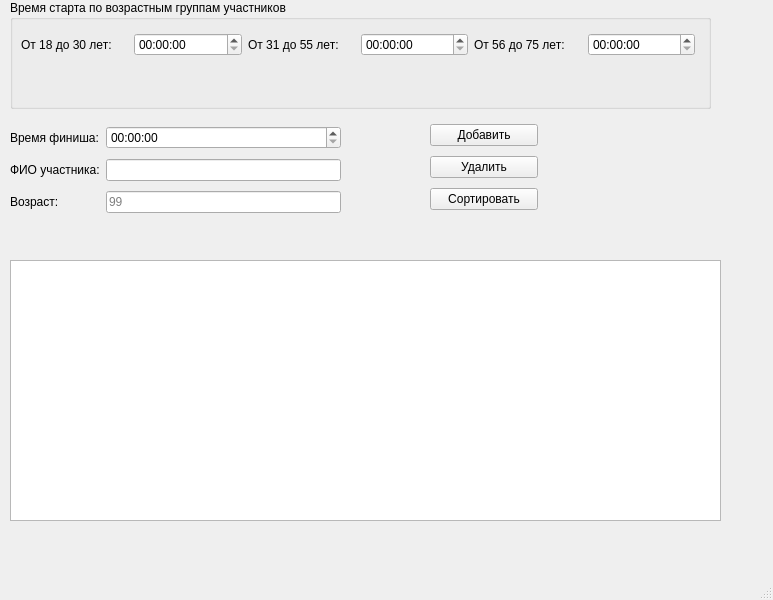
<?xml version="1.0" encoding="UTF-8"?>
<ui version="4.0">
 <class>MainWindow</class>
 <widget class="QMainWindow" name="MainWindow">
  <property name="geometry">
   <rect>
    <x>0</x>
    <y>0</y>
    <width>773</width>
    <height>600</height>
   </rect>
  </property>
  <property name="windowTitle">
   <string>Соревнования</string>
  </property>
  <widget class="QWidget" name="centralwidget">
   <widget class="QGroupBox" name="groupBox">
    <property name="geometry">
     <rect>
      <x>10</x>
      <y>0</y>
      <width>701</width>
      <height>109</height>
     </rect>
    </property>
    <property name="title">
     <string>Время старта по возрастным группам участников</string>
    </property>
    <widget class="QWidget" name="layoutWidget">
     <property name="geometry">
      <rect>
       <x>11</x>
       <y>30</y>
       <width>674</width>
       <height>30</height>
      </rect>
     </property>
     <layout class="QHBoxLayout" name="horizontalLayout">
      <item>
       <widget class="QLabel" name="label">
        <property name="text">
         <string>&lt;html&gt;&lt;head/&gt;&lt;body&gt;&lt;p&gt;От 18 до 30 лет:&lt;/p&gt;&lt;/body&gt;&lt;/html&gt;</string>
        </property>
       </widget>
      </item>
      <item>
       <widget class="QTimeEdit" name="time1830">
        <property name="displayFormat">
         <string>HH:mm:ss</string>
        </property>
       </widget>
      </item>
      <item>
       <widget class="QLabel" name="label_2">
        <property name="text">
         <string>&lt;html&gt;&lt;head/&gt;&lt;body&gt;&lt;p&gt;От 31 до 55 лет:&lt;/p&gt;&lt;/body&gt;&lt;/html&gt;</string>
        </property>
       </widget>
      </item>
      <item>
       <widget class="QTimeEdit" name="time3155">
        <property name="displayFormat">
         <string>HH:mm:ss</string>
        </property>
       </widget>
      </item>
      <item>
       <widget class="QLabel" name="label_3">
        <property name="text">
         <string>&lt;html&gt;&lt;head/&gt;&lt;body&gt;&lt;p&gt;От 56 до 75 лет:&lt;/p&gt;&lt;/body&gt;&lt;/html&gt;</string>
        </property>
       </widget>
      </item>
      <item>
       <widget class="QTimeEdit" name="time5575">
        <property name="displayFormat">
         <string>HH:mm:ss</string>
        </property>
       </widget>
      </item>
     </layout>
    </widget>
   </widget>
   <widget class="QTableView" name="participantsView">
    <property name="geometry">
     <rect>
      <x>10</x>
      <y>260</y>
      <width>711</width>
      <height>261</height>
     </rect>
    </property>
   </widget>
   <widget class="QWidget" name="layoutWidget">
    <property name="geometry">
     <rect>
      <x>10</x>
      <y>122</y>
      <width>331</width>
      <height>96</height>
     </rect>
    </property>
    <layout class="QGridLayout" name="gridLayout">
     <item row="1" column="0">
      <widget class="QLabel" name="label_4">
       <property name="text">
        <string>ФИО участника:</string>
       </property>
      </widget>
     </item>
     <item row="0" column="0">
      <widget class="QLabel" name="label_6">
       <property name="text">
        <string>Время финиша:</string>
       </property>
      </widget>
     </item>
     <item row="2" column="0">
      <widget class="QLabel" name="label_5">
       <property name="text">
        <string>Возраст:</string>
       </property>
      </widget>
     </item>
     <item row="1" column="1">
      <widget class="QLineEdit" name="name"/>
     </item>
     <item row="0" column="1">
      <widget class="QTimeEdit" name="timeFinish">
       <property name="displayFormat">
        <string>HH:mm:ss</string>
       </property>
      </widget>
     </item>
     <item row="2" column="1">
      <widget class="QLineEdit" name="age">
       <property name="inputMask">
        <string>DD</string>
       </property>
       <property name="maxLength">
        <number>2</number>
       </property>
       <property name="cursorPosition">
        <number>0</number>
       </property>
       <property name="placeholderText">
        <string>99</string>
       </property>
      </widget>
     </item>
    </layout>
   </widget>
   <widget class="QWidget" name="layoutWidget">
    <property name="geometry">
     <rect>
      <x>430</x>
      <y>120</y>
      <width>108</width>
      <height>95</height>
     </rect>
    </property>
    <layout class="QVBoxLayout" name="verticalLayout">
     <item>
      <widget class="QPushButton" name="addBunnon">
       <property name="toolTip">
        <string>Добавить участника</string>
       </property>
       <property name="text">
        <string>Добавить</string>
       </property>
      </widget>
     </item>
     <item>
      <widget class="QPushButton" name="delButton">
       <property name="toolTip">
        <string>Удалить участника</string>
       </property>
       <property name="text">
        <string>Удалить</string>
       </property>
      </widget>
     </item>
     <item>
      <widget class="QPushButton" name="sortButton">
       <property name="text">
        <string>Сортировать</string>
       </property>
      </widget>
     </item>
    </layout>
   </widget>
  </widget>
  <widget class="QMenuBar" name="menubar">
   <property name="geometry">
    <rect>
     <x>0</x>
     <y>0</y>
     <width>773</width>
     <height>24</height>
    </rect>
   </property>
  </widget>
  <widget class="QStatusBar" name="statusbar"/>
 </widget>
 <tabstops>
  <tabstop>time1830</tabstop>
  <tabstop>time3155</tabstop>
  <tabstop>time5575</tabstop>
  <tabstop>name</tabstop>
  <tabstop>timeFinish</tabstop>
  <tabstop>age</tabstop>
  <tabstop>addBunnon</tabstop>
  <tabstop>delButton</tabstop>
  <tabstop>sortButton</tabstop>
  <tabstop>participantsView</tabstop>
 </tabstops>
 <resources/>
 <connections/>
</ui>
